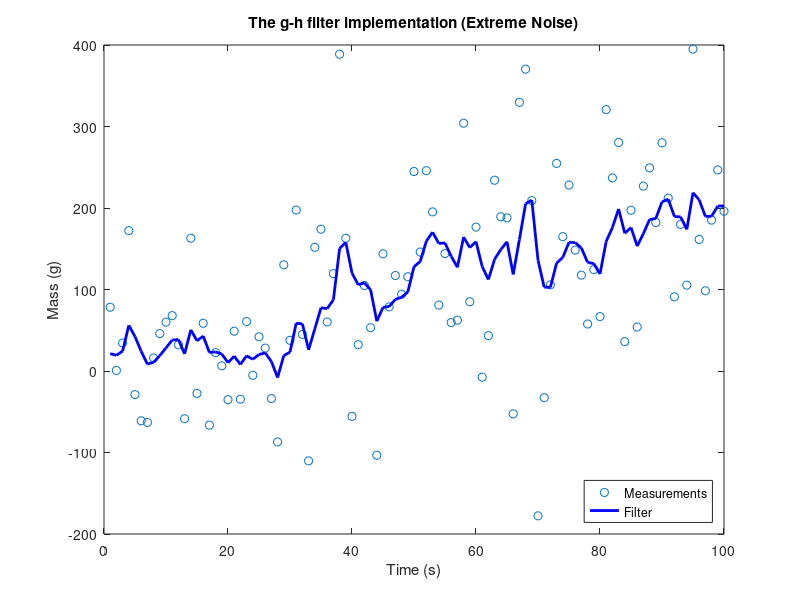

Source code (MATLAB):
clear all
close all
clc

samples = 100;  %Number of samples
t=[1:samples]; %Time series
R = 100; %Noise factor
mass=2*t + R*(randn(1,samples)) + 5;  %Noisy mass data simulation
x_est = 5;  %Initial estimate
g = 0.2;   %Scaling factor for measurement
h = 0.01;  %Scaling factor for measurement over time
dx = 2;  %Derivative of 2 , slope = 2 as dt=1
dt = 1
data = zeros(4,4)

for k=1:samples
   %prediction step
   x_pred = x_est + (dx*dt);  
   
   %update step
   residual = mass(k)-x_pred;
   dx = dx + h*(residual/dt)
   x_est = x_pred + g*residual; 
    
   %Saving Data
   %data(k,1)=t;
   data(k,2)=x_pred;
   data(k,3)=x_est;
   
end

%Plotting Data
figure;plot(t,mass,'o')
hold on
plot(t,data(:,3),'-b','LineWidth',2)
legend('Measurements','Filter')
legend('Location','southeast')
title('The g-h filter implementation (Extreme Noise)')
xlabel('Time (s)')
ylabel('Mass (g)')

